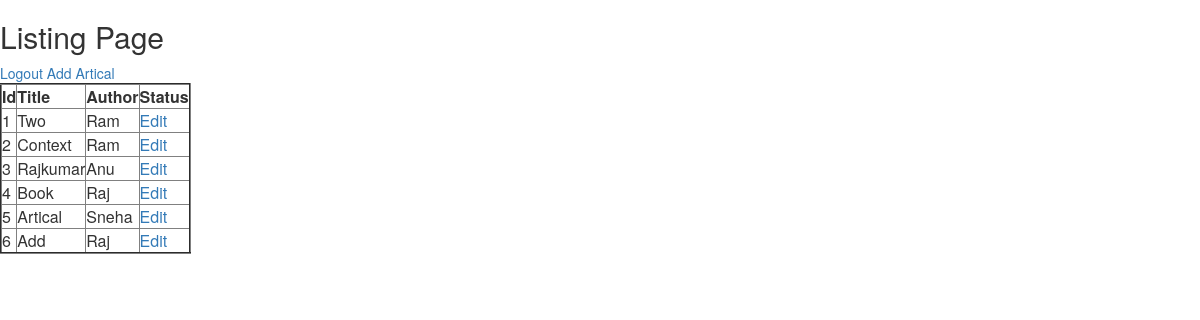
Page /list/ on the committed database.
### myapp/models.py (models this page shows, shortened)
class Article(models.Model):
	title = models.CharField(max_length=100,blank=True,null=True)
	content = models.CharField(max_length=200,blank=True,null=True)
	author = models.ForeignKey(Author)

class Author(models.Model):
	name = models.CharField(max_length=100,blank=True,null=True)

### myapp/views.py (the view)
# urls.py: url(r'^list/$',ListPage,name='list'),
def ListPage(request):
	artical = Article.objects.all()
	return render(request,'list.html',locals())

### templates/list.html (shortened to what this page needs)
<h2>Listing Page</h2>
<link rel="stylesheet" href="https://maxcdn.bootstrapcdn.com/bootstrap/3.3.7/css/bootstrap.min.css">
<link rel="stylesheet" href="https://maxcdn.bootstrapcdn.com/bootstrap/3.3.7/css/bootstrap-theme.min.css">
<link rel="stylesheet" href="https://cdnjs.cloudflare.com/ajax/libs/font-awesome/4.7.0/css/font-awesome.min.css">
<a style="align:right" href="/login/">Logout</a>
<a href="/add-artical/">Add Artical </a>
<table cellpadding="10px" cellspacing="5px" border="2px" padding="5px">
	<tr>
		<th>Id </th>
		<th> Title </th>
		<th> Author </th>
		<th> Status </th>
	</tr>
	{% for i in artical %}
	<tr>
	<td>{{i.id}}</td>
	<td>{{i.title}}</td>
	<td>{{i.author.name}}</td>
	<td><a href="/edit-artical/{{i.id}}">Edit</a></td>
	</tr>
	{% endfor %}
</table>

### rows in the picture
Article: id "1", title "Two", author.name "Ram"
Article: id "2", title "Context", author.name "Ram"
Article: id "3", title "Rajkumar", author.name "Anu"
Article: id "4", title "Book", author.name "Raj"
Article: id "5", title "Artical", author.name "Sneha"
Article: id "6", title "Add", author.name "Raj"
